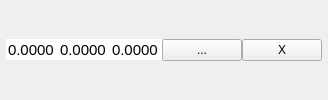
<?xml version="1.0" encoding="UTF-8"?>
<ui version="4.0">
 <class>ColorChooser</class>
 <widget class="QWidget" name="ColorChooser">
  <property name="windowTitle">
   <string>Form</string>
  </property>
  <layout class="QHBoxLayout" name="horizontalLayout">
   <property name="spacing">
    <number>0</number>
   </property>
   <property name="margin">
    <number>0</number>
   </property>
   <item>
    <widget class="QFrame" name="colorArea">
     <property name="sizePolicy">
      <sizepolicy hsizetype="Preferred" vsizetype="Preferred">
       <horstretch>0</horstretch>
       <verstretch>0</verstretch>
      </sizepolicy>
     </property>
     <property name="autoFillBackground">
      <bool>true</bool>
     </property>
     <layout class="QHBoxLayout" name="horizontalLayout_2">
      <property name="margin">
       <number>6</number>
      </property>
      <item>
       <widget class="QDoubleSpinBox" name="redBox">
        <property name="sizePolicy">
         <sizepolicy hsizetype="Expanding" vsizetype="Fixed">
          <horstretch>0</horstretch>
          <verstretch>0</verstretch>
         </sizepolicy>
        </property>
        <property name="font">
         <font>
          <pointsize>11</pointsize>
         </font>
        </property>
        <property name="frame">
         <bool>false</bool>
        </property>
        <property name="buttonSymbols">
         <enum>QAbstractSpinBox::NoButtons</enum>
        </property>
        <property name="accelerated">
         <bool>true</bool>
        </property>
        <property name="prefix">
         <string/>
        </property>
        <property name="suffix">
         <string/>
        </property>
        <property name="decimals">
         <number>4</number>
        </property>
        <property name="maximum">
         <double>1.000000000000000</double>
        </property>
        <property name="singleStep">
         <double>0.010000000000000</double>
        </property>
       </widget>
      </item>
      <item>
       <widget class="QDoubleSpinBox" name="greenBox">
        <property name="sizePolicy">
         <sizepolicy hsizetype="Expanding" vsizetype="Fixed">
          <horstretch>0</horstretch>
          <verstretch>0</verstretch>
         </sizepolicy>
        </property>
        <property name="font">
         <font>
          <pointsize>11</pointsize>
         </font>
        </property>
        <property name="frame">
         <bool>false</bool>
        </property>
        <property name="buttonSymbols">
         <enum>QAbstractSpinBox::NoButtons</enum>
        </property>
        <property name="accelerated">
         <bool>true</bool>
        </property>
        <property name="prefix">
         <string/>
        </property>
        <property name="suffix">
         <string/>
        </property>
        <property name="decimals">
         <number>4</number>
        </property>
        <property name="maximum">
         <double>1.000000000000000</double>
        </property>
        <property name="singleStep">
         <double>0.010000000000000</double>
        </property>
       </widget>
      </item>
      <item>
       <widget class="QDoubleSpinBox" name="blueBox">
        <property name="sizePolicy">
         <sizepolicy hsizetype="Expanding" vsizetype="Fixed">
          <horstretch>0</horstretch>
          <verstretch>0</verstretch>
         </sizepolicy>
        </property>
        <property name="font">
         <font>
          <pointsize>11</pointsize>
         </font>
        </property>
        <property name="frame">
         <bool>false</bool>
        </property>
        <property name="buttonSymbols">
         <enum>QAbstractSpinBox::NoButtons</enum>
        </property>
        <property name="accelerated">
         <bool>true</bool>
        </property>
        <property name="prefix">
         <string/>
        </property>
        <property name="suffix">
         <string/>
        </property>
        <property name="decimals">
         <number>4</number>
        </property>
        <property name="maximum">
         <double>1.000000000000000</double>
        </property>
        <property name="singleStep">
         <double>0.010000000000000</double>
        </property>
       </widget>
      </item>
      <item>
       <widget class="QPushButton" name="chooseButton">
        <property name="sizePolicy">
         <sizepolicy hsizetype="Fixed" vsizetype="Fixed">
          <horstretch>0</horstretch>
          <verstretch>0</verstretch>
         </sizepolicy>
        </property>
        <property name="text">
         <string>...</string>
        </property>
       </widget>
      </item>
      <item>
       <widget class="QPushButton" name="resetButton">
        <property name="sizePolicy">
         <sizepolicy hsizetype="Fixed" vsizetype="Fixed">
          <horstretch>0</horstretch>
          <verstretch>0</verstretch>
         </sizepolicy>
        </property>
        <property name="text">
         <string>X</string>
        </property>
       </widget>
      </item>
     </layout>
    </widget>
   </item>
  </layout>
 </widget>
 <layoutdefault spacing="0" margin="0"/>
 <resources/>
 <connections/>
</ui>
